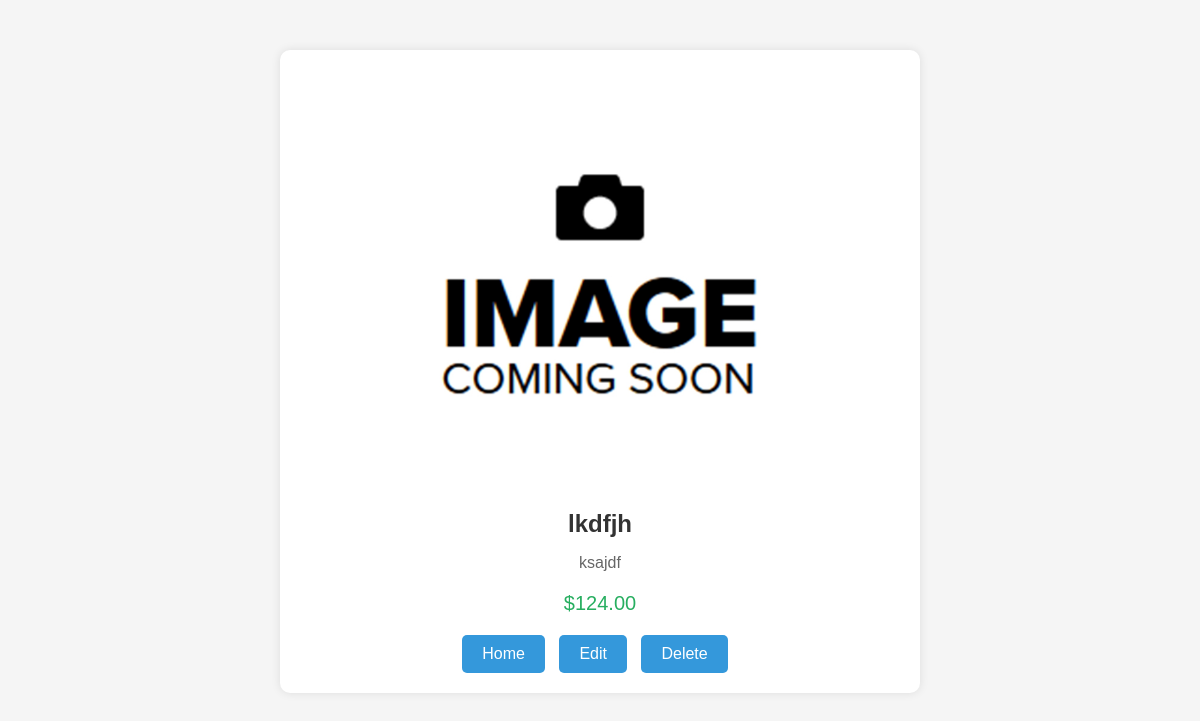
/details/4/, run on the app's committed database.
### food_menu/models.py (models this page shows)
class Food(models.Model):
    item_name = models.CharField(max_length=200)
    item_desc = models.CharField(max_length=200)
    item_price = models.DecimalField(max_digits=10, decimal_places=2)
    item_img = models.ImageField(default="img/food_img.jpg")

### food_menu/views.py (the view)
# urls.py: path('details/<int:id>/',menu_views.details, name='details'),
def details(request,id):
    item = Food.objects.get(id=id)
    return render(request,'food_menu/details.html',{"item":item})

### food_menu/templates/food_menu/details.html (shortened to what this page needs)
{% load static %}
<!DOCTYPE html>
<html lang="en">
<head>
</head>
<body>
    <div class="container1">
        <div class="food-image">
            <img src="{% static item.item_img %}" alt="Food Image">
        </div>
        <div class="food-details">
            <h1 class="food-name">{{item.item_name}}</h1>
            <p class="food-description">{{item.item_desc}}</p>
            <p class="food-price">${{item.item_price}}</p>
            <div class="button-container">
                <a href="{% url 'index' %}" class="button">Home</a>
                <a href="{% url 'edit' item.id %}" class="button">Edit</a>
                <a href="#" class="button">Delete</a>
            </div>
        </div>
    </div>
</body>
</html>

### food_menu/templates/food_menu/details.html (style rules this page uses)
body { font-family: Arial, sans-serif; margin: 0; padding: 0; background-color: #f5f5f5; }
.container1 { max-width: 600px; margin: 50px auto; background-color: #fff; border-radius: 10px; box-shadow: 0px 0px 10px rgba(0, 0, 0, 0.1); padding: 20px; }
h1, p, .food-image { text-align: center; }
.food-image img { max-width: 100%; border-radius: 10px; margin-bottom: 20px; }
.food-name { font-size: 24px; color: #333; margin-bottom: 10px; }
.food-description { color: #666; margin-bottom: 20px; }
.food-price { font-size: 20px; color: #27ae60; margin-bottom: 20px; }
.button-container { text-align: center; }
.button { display: inline-block; padding: 10px 20px; background-color: #3498db; color: #fff; border: none; border-radius: 5px; cursor: pointer; text-decoration: none; margin-right: 10px; }

### data on the page
Food: item_img (picture), item_name "lkdfjh", item_desc "ksajdf", item_price "124.00"
